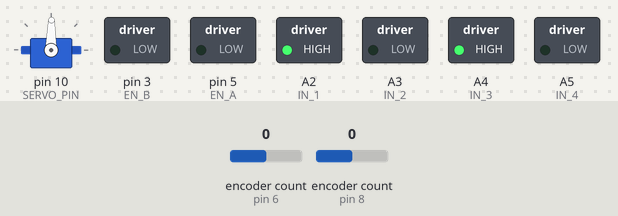
A sketch run on a simulated Arduino Uno, built with avr-gcc and run on an emulated ATmega328P. On the bench: servo, switched loads named in the sketch (green lamp = pin HIGH). The inputs (shaded band) are chosen by the test bench; at power-on: encoder count (sensors on pin 6, pin 8) 0.

Above: at 0.1 s.
At 2.1 s:
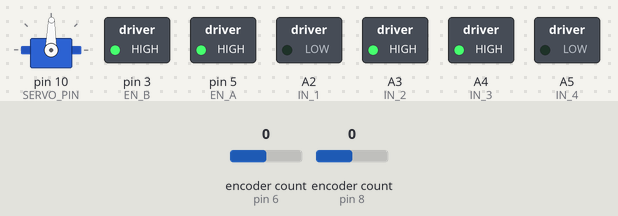
Timing chart, 0 to 3.6 s (numbered marks = the images above):
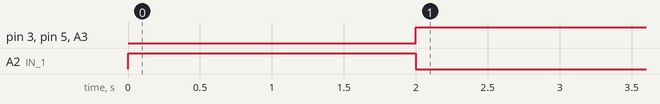

Measured:
- by itself, pin 3 (EN_B), pin 5 (EN_A), A3 (IN_2): LOW → HIGH at 2.0 s
- by itself, A2 (IN_1): HIGH → LOW at 2.0 s

The sketch:

QuickTest.ino
```cpp
#include <Arduino.h>
#include <Encoder.h>
#include <Servo.h>

#define EN_A 5
#define IN_1 A2
#define IN_2 A3

#define EN_B 3
#define IN_3 A4
#define IN_4 A5

#define ENCODER_LEFT_C1 8
#define ENCODER_LEFT_C2 9
#define ENCODER_RIGHT_C1 6
#define ENCODER_RIGHT_C2 7

#define SERVO_PIN 10
#define POTENTIOMETER_PIN A5

#define TO_RAD(angle) ((angle) * M_PI / 180.0)
#define TO_DEG(angle) ((angle) * 180.0 / M_PI)

const float MAX_VELOCITY = 2.07; // Max velocity of vehicle in m/s
const float MIN_VELOCITY = -2.07; // Min velocity of vehicle in m/s

const float MAX_POWER_SPEED = 1.0; // Max percent speed of vehicle
const float MIN_POWER_SPEED = -1.0; // Min percent speed

const float STEERING_ZERO_ANGLE = 89.27; // Calibrated servo angle corresponding to a steering angle of 0  TODO: Calibrate
const float MAX_INPUT_STEER = 20.0; // Steering range is from -MAX_INPUT_STEER to MAX_INPUT_STEER (Degrees)  TODO: Calibrate

const float WHEEL_DIAMETER_METERS = 9.5 / 100;
const float TICKS_PER_REV = 827.2;
const float TICKS_TO_METERS = (1 / TICKS_PER_REV) * (2 * M_PI * (WHEEL_DIAMETER_METERS / 2));

const float POTENTIOMETER_ZERO = 370.0; // Calibrated potentiometer value corresponding to a steering angle of 0  TODO: Calibrate
const float POTENTIOMETER_RANGE = 50.0; // Range of potentiometer values corresponding to a steering angle of -MAX_INPUT_STEER to MAX_INPUT_STEER  TODO: Calibrate

float current_velocity;
float target_velocity;
float target_angle;
float next_vel = 0;

float last_encoder_left;
float last_encoder_right;
long last_update_time;
long last_push_time;
long last_error_time;

float autobrake = MAX_VELOCITY;

// SID controller values (Sproportional Integral Derivative)
float kP = .002; // Proportional gain for SID controller
const float kI = .005; // Integral gain for SID controller
const float kD = .002; // Derivative gain for SID controller // .003
// const float kD = 0.0;
//float integral = 0;
float last_error = 0.0;
float total_error = 0.0;

float given_power = 0.0;
float max_speed = 0.0;

float reported_val = 1.6;

// Initialize hardware/sensors
Encoder left_encoder(ENCODER_LEFT_C1, ENCODER_LEFT_C2);
Encoder right_encoder(ENCODER_RIGHT_C1, ENCODER_RIGHT_C2);
Servo servo;


/**
   Turn steering servo to specified angle. Angle will be clamped to be between -MAX_INPUT_STEER and MAX_INPUT_STEER.

   @param angle: Angle to turn the servo to. Positive values turn the wheels to the right, negative values turn the wheels to the left. Zero is straight ahead.
*/
void writeAngle(float angle) {
  angle = TO_DEG(angle);
  angle = max(min(STEERING_ZERO_ANGLE - angle, STEERING_ZERO_ANGLE + MAX_INPUT_STEER), STEERING_ZERO_ANGLE - MAX_INPUT_STEER);
  servo.write(angle);
}


/**
   Set the speed of the vehicle. Positive values move the vehicle forward, negative values move the vehicle backward.

   @param value: Speed of the vehicle as a percentage of the maximum speed.
   @pre -1 <= value <= 1
*/
void writePercent(float value) {
  value = max(min(value, 1), -1);

  if (value >= 0) {
    digitalWrite(IN_1, HIGH);
    digitalWrite(IN_2, LOW);
    digitalWrite(IN_3, HIGH);
    digitalWrite(IN_4, LOW);

    analogWrite(EN_A, value * 255);
    analogWrite(EN_B, value * 255);
  } else {
    digitalWrite(IN_1, LOW);
    digitalWrite(IN_2, HIGH);
    digitalWrite(IN_3, LOW);
    digitalWrite(IN_4, HIGH);

    analogWrite(EN_A, -value * 255);
    analogWrite(EN_B, -value * 255);
  }
}


/**
   Write the steering angle and speed of the vehicle.

   @param angle: Angle to turn the steering servo to. Positive values turn the wheels to the right, negative values turn the wheels to the left. Zero is straight ahead.
   @param speed: Speed of the vehicle as a percentage of the maximum speed.
   @pre -1 <= speed <= 1
*/
void writeAckermann(float angle, float speed) {
  writeAngle(angle);
  writePercent(speed);
}

/**
  Update the target power and steering angle based on set targets and feedback.
 */
void updateAckermann() {
  // float target_vel = target_velocity;

  float target_vel = min(target_velocity, autobrake);

  reported_val = target_vel;

  if ((autobrake < .6 && target_vel > 0.0) || autobrake < current_velocity) {
    given_power = 0.0;
    kP = 4.5;
  } else {
    kP = .002;
  }

  if (target_vel > MAX_VELOCITY) {
    target_vel = MAX_VELOCITY;
  } else if (target_vel < MIN_VELOCITY) {
    target_vel = MIN_VELOCITY;
  }

  long current_time = millis();

  float error = target_vel - current_velocity;
  float delta_error = error - last_error;

  given_power = max(-1, min(1, (given_power + kP * error + kD * delta_error)));

  // given_power = kP * error + kI * total_error + kD * ((error - last_error) / ((current_time - last_error_time) / 1000.0));

  last_error = error;
//  total_error += error;
  last_error_time = current_time;

//  if (((given_power + target_velocity / MAX_VELOCITY) < .2 && (given_power + target_velocity / MAX_VELOCITY) > -.2) || target_velocity == 0.0) {
//    writeAckermann(target_angle, 0);
//  } else {
  if (abs(current_velocity < .01) && abs(target_vel) < .01) {
    writeAckermann(target_angle, 0);
    // reported_val = 0.0;
  } else {
    writeAckermann(target_angle, given_power + (target_vel / MAX_VELOCITY));
    // reported_val = given_power + (target_vel / MAX_VELOCITY);
  }
//  }
}

/**
  Use encoder value changes to update current velocity.
 */
void updateVelocity() {
  long current_time = millis();

  // Encoder delta calculations
  // float encoder_left =  left_encoder.read() * TICKS_TO_METERS;
  float encoder_left = -left_encoder.read() * TICKS_TO_METERS;
  float encoder_right = right_encoder.read() * TICKS_TO_METERS;
  // float avg_dist = (
  //   (encoder_left - last_encoder_left) +
  //   (encoder_right - last_encoder_right)
  // ) / 2.0;
  float avg_dist = encoder_left - last_encoder_left; // TODO: Temporarily remove right encoder bc not working

  // Velocity calculations
  current_velocity = avg_dist / ((current_time - last_update_time) / 1000.0);

  // Store values for next update
  last_encoder_left = encoder_left;
  last_encoder_right = encoder_right;
}

/**
  Callback for drive messages. Sets the target angle and velocity.
  @param angle: Steering angle in radians. Positive turns right, negative turns left (i know this is dumb TODO)
  @param velocity: Target velocity in m/s
*/
void ackermannDriveCallback(float angle, float velocity) {
  target_angle = angle;
  target_velocity = velocity;
}

/**
  Callback for autobrake message. Sets the maximum allowed velocity.
  @param max_vel: Maximum velocity allowed by autobrake
 */
void autobrakeCallback(float max_vel) {
  autobrake = max_vel;
}

void parseMessage(String received_data) {
    // Split the string based on spaces
    int first_space = received_data.indexOf(' ');
    int second_space = received_data.indexOf(' ', first_space + 1);

    if (first_space > 0 && second_space > 0) {
        // Extract substrings for each value
        String velocity_str = received_data.substring(0, first_space);
        String angle_str = received_data.substring(first_space + 1, second_space);
        String autobrake_str = received_data.substring(second_space + 1);

        // Convert to float
        target_velocity = velocity_str.toFloat();
        target_angle = angle_str.toFloat();
        autobrake = autobrake_str.toFloat();

        // Print the parsed values
        // Serial.print("Parsed Velocity: ");
        // Serial.println(target_velocity);
        // Serial.print("Parsed Steering Angle: ");
        // Serial.println(target_angle);
        // Serial.print("Parsed Max Velocity: ");
        // Serial.println(autobrake);
    } else {
      // target_velocity = 0.0;
    }
}

void setup() {
  Serial.begin(115200);

  pinMode(EN_A, OUTPUT);
  pinMode(IN_1, OUTPUT);
  pinMode(IN_2, OUTPUT);
  pinMode(EN_B, OUTPUT);
  pinMode(IN_3, OUTPUT);
  pinMode(IN_4, OUTPUT);

  // Start vehicle at 0 speed and 0 steering angle
  writeAckermann(0, 0);
  target_velocity = 0.0;
  target_angle = 0.0;
  current_velocity = 0.0;

  servo.attach(SERVO_PIN);

  last_encoder_left = -left_encoder.read() * TICKS_TO_METERS;
  last_encoder_right = right_encoder.read() * TICKS_TO_METERS;
  delay(2000);
  last_update_time = millis();
  last_push_time = millis();
  last_error_time = millis();
}

void loop() {
    digitalWrite(IN_1, LOW );
    digitalWrite(IN_2, HIGH  );
    digitalWrite(IN_3, HIGH );
    digitalWrite(IN_4, LOW  );

    analogWrite (EN_A, 255  );
    analogWrite (EN_B, 255  );
}
```
